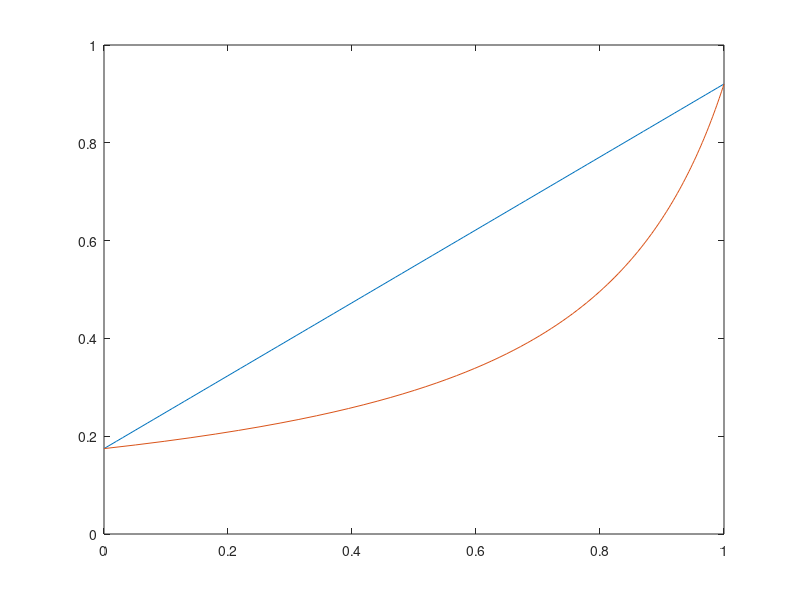

MATLAB code for this plot:
function vle_1
    t = [0:0.01:1];
    P_benz_s=@ (T) 10.^(4.72853-1660.652./(T-1.461)); %давление паров бензола при данной температуре
    P_benzCl_s= @ (T) 10.^(4.11083-1435.675./(T-55.124)); %давление паров хлорбензола при данной температуре
    P_benz= @ (T, x) P_benz_s(T).*x; %парциальное давление бензола в системе x - мольная доля бензола
    P_benzCl= @(T, x) P_benzCl_s(T).*(1-x); % парциальное давление хлорбензола в системе x - мольная доля бензола
    y = @(T, x) P_benz(T, x)./(P_benz(T,x)+P_benzCl(T,x)); % состав пара при  x бензола
    P= @(T, x) P_benz(T, x)+P_benzCl(T,x); % общее давление в системе
    plot(t, P(350, t.'), y(350, t.'), P(350, t.')); %pxy диаграмма при t= 350 К
    
end